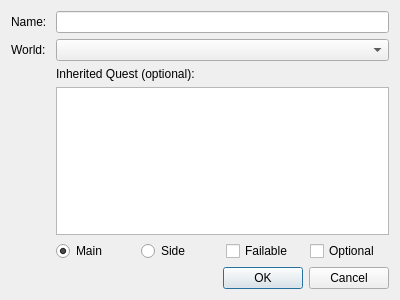
<?xml version="1.0" encoding="UTF-8"?>
<ui version="4.0">
 <class>NewQuest</class>
 <widget class="QDialog" name="NewQuest">
  <property name="geometry">
   <rect>
    <x>0</x>
    <y>0</y>
    <width>400</width>
    <height>300</height>
   </rect>
  </property>
  <property name="windowTitle">
   <string>Dialog</string>
  </property>
  <layout class="QGridLayout" name="gridLayout">
   <item row="1" column="0">
    <widget class="QDialogButtonBox" name="buttonBox">
     <property name="orientation">
      <enum>Qt::Horizontal</enum>
     </property>
     <property name="standardButtons">
      <set>QDialogButtonBox::Cancel|QDialogButtonBox::Ok</set>
     </property>
    </widget>
   </item>
   <item row="0" column="0">
    <layout class="QFormLayout" name="formLayout">
     <item row="0" column="0">
      <widget class="QLabel" name="label">
       <property name="text">
        <string>Name: </string>
       </property>
      </widget>
     </item>
     <item row="0" column="1">
      <widget class="QLineEdit" name="letName"/>
     </item>
     <item row="1" column="0">
      <widget class="QLabel" name="label_2">
       <property name="text">
        <string>World: </string>
       </property>
      </widget>
     </item>
     <item row="1" column="1">
      <widget class="QComboBox" name="cboWorlds">
       <property name="sizePolicy">
        <sizepolicy hsizetype="Expanding" vsizetype="Fixed">
         <horstretch>0</horstretch>
         <verstretch>0</verstretch>
        </sizepolicy>
       </property>
      </widget>
     </item>
     <item row="2" column="1">
      <widget class="QLabel" name="label_3">
       <property name="text">
        <string>Inherited Quest (optional):</string>
       </property>
      </widget>
     </item>
     <item row="4" column="1">
      <layout class="QHBoxLayout" name="horizontalLayout_2">
       <item>
        <widget class="QRadioButton" name="rdoMain">
         <property name="text">
          <string>Main</string>
         </property>
         <property name="checked">
          <bool>true</bool>
         </property>
        </widget>
       </item>
       <item>
        <widget class="QRadioButton" name="rdoSide">
         <property name="text">
          <string>Side</string>
         </property>
        </widget>
       </item>
       <item>
        <widget class="QCheckBox" name="chkFailable">
         <property name="text">
          <string>Failable</string>
         </property>
        </widget>
       </item>
       <item>
        <widget class="QCheckBox" name="chkOptional">
         <property name="text">
          <string>Optional</string>
         </property>
        </widget>
       </item>
      </layout>
     </item>
     <item row="3" column="1">
      <widget class="QListWidget" name="tblQuests"/>
     </item>
    </layout>
   </item>
  </layout>
 </widget>
 <resources/>
 <connections>
  <connection>
   <sender>buttonBox</sender>
   <signal>accepted()</signal>
   <receiver>NewQuest</receiver>
   <slot>accept()</slot>
   <hints>
    <hint type="sourcelabel">
     <x>248</x>
     <y>254</y>
    </hint>
    <hint type="destinationlabel">
     <x>157</x>
     <y>274</y>
    </hint>
   </hints>
  </connection>
  <connection>
   <sender>buttonBox</sender>
   <signal>rejected()</signal>
   <receiver>NewQuest</receiver>
   <slot>reject()</slot>
   <hints>
    <hint type="sourcelabel">
     <x>316</x>
     <y>260</y>
    </hint>
    <hint type="destinationlabel">
     <x>286</x>
     <y>274</y>
    </hint>
   </hints>
  </connection>
 </connections>
</ui>
